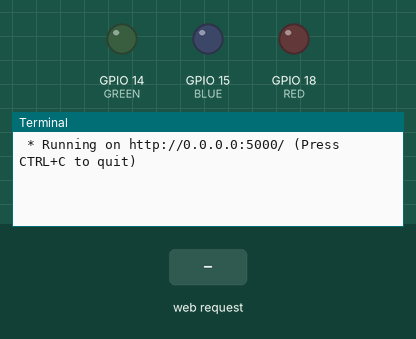
Simulated run of this program. Board: Raspberry Pi (BCM pin numbers). Shown: output pins drawn as LEDs (lit = HIGH), the last lines printed to the terminal. The test bench sets the inputs (shaded band). The clock reads 2024-03-15 10:24:30 at power-on unless the program sets it.

Above: at 1.2 s.
1.3 s: HTTP request for / received
At 2.5 s:
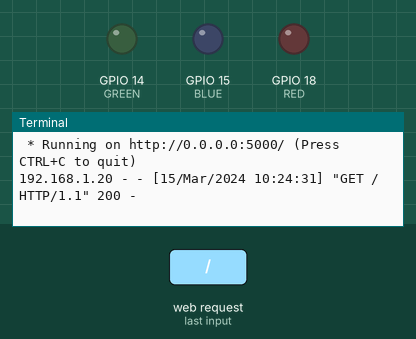
2.8 s: HTTP request for /led/red/on received
At 3.7 s:
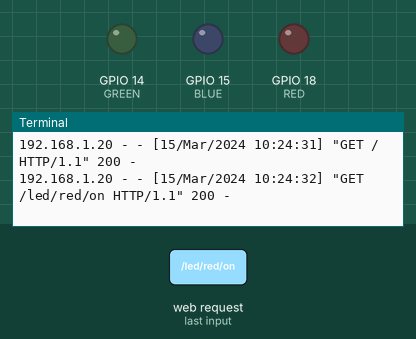
4.3 s: HTTP request for /led/green/on received
At 4.8 s:
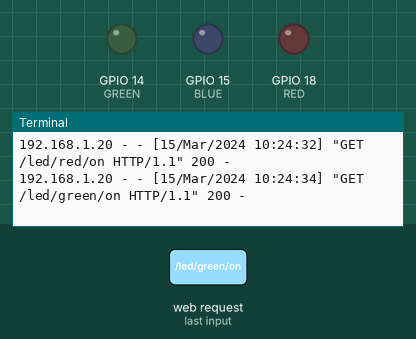

Measured:
- after the input at 1.3 s, the terminal: prints a new line at once (image 1)
- after the input at 2.8 s, the terminal: prints a new line at once (image 2)
- after the input at 4.3 s, the terminal: prints a new line at once (image 3)

The program:

appLed3.py
```python
from flask import Flask, request
import RPi.GPIO as GPIO

app = Flask(__name__)

RED = 18
GREEN = 14
BLUE = 15

GPIO.setmode(GPIO.BCM)
GPIO.setup(RED, GPIO.OUT)
GPIO.setup(GREEN, GPIO.OUT)
GPIO.setup(BLUE, GPIO.OUT)

@app.route('/')
def ledFlask():
	return "<h1> LED Control Web </h1>"

@app.route('/led/<color>/<state>')
def led(color, state):
	if color == 'red':
		pin = RED
	elif color == 'green':
		pin = GREEN
	elif color == 'blue':
		pin = BLUE

	if state == 'on':
		GPIO.output(pin, GPIO.LOW)
	else:
		GPIO.output(pin, GPIO.HIGH)
	return "LED" + color + state

@app.route('/led/clean')
def gpiocleanup():
	GPIO.cleanup()
	return "<h1> GPIO CLEANUP </h1>"

if __name__ == "__main__":
	app.run(host='0.0.0.0')
```
